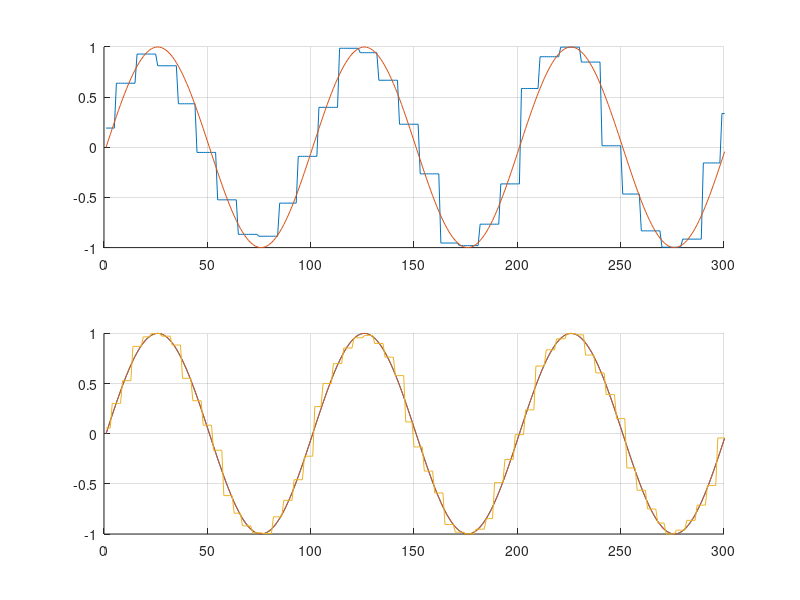

The MATLAB script that drew this image: (Note: this script raises an error after producing the figure.)
clc
clear
close all

f=100;
time_start=10000;
t_single_late=single(10000:1/10000:(10000+10) );
t_single_zero=single(0:1/10000:(10) );

t_double_late=(10000:1/10000:(10000+10) );
t_double_super_late=(3e12:1/10000:(3e12+10) ); % Should be about 100 years in seconds
t_double_zero=(0:1/10000:(10) );

x_single_late=sin( single(2*pi*f*t_single_late) );
x_single_zero=sin( single(2*pi*f*t_single_zero) );
x_double_late=sin( (2*pi*f*t_double_late) );
x_double_super_late=sin( (2*pi*f*t_double_super_late) );
x_double_zero=sin( (2*pi*f*t_double_zero) );


figure;
subplot(2,1,1)
hold on
grid on
plot(x_single_late);
plot(x_single_zero);
xlim([0 300]);

subplot(2,1,2)
hold on
grid on
plot(x_double_late);
plot(x_double_zero);
plot(x_double_super_late);
xlim([0 300]);


%% Normalize time to prevent float precision problem

t_zero_uint=0:1:10*100e6; % 100 MHz clk
t_zero_form_uint= single(t_zero_uint*1/100e6);

x_single_zero_from_uint=sin( single(2*pi*f*t_zero_form_uint) );
figure
plot(x_single_zero_from_uint);
xlim([0 30000]);
%% 